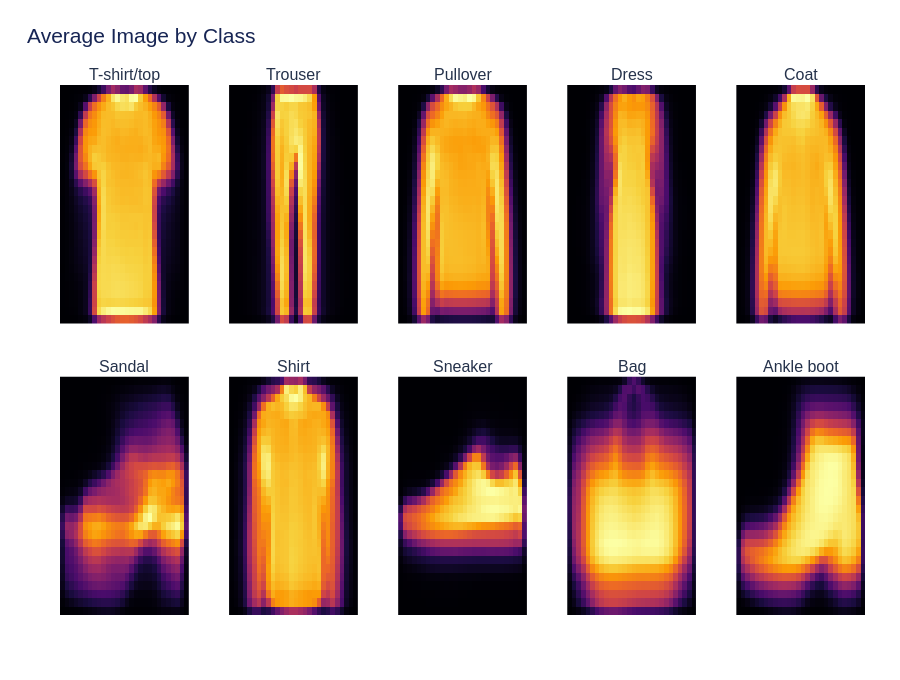

The notebook cell this image was saved under:
### Code cell
# Compare average silhouettes for all ten categories.
class_mean_images = {}
for class_id in CLASS_IDS:
    values = train_df.loc[train_df["label"] == class_id, PIXEL_COLUMNS].to_numpy(dtype=np.float32)
    class_mean_images[class_id] = values.mean(axis=0).reshape(28, 28)
fig = make_subplots(rows=2, cols=5, subplot_titles=[CLASS_NAMES[i] for i in CLASS_IDS],
                    vertical_spacing=0.10, horizontal_spacing=0.05)
for position, class_id in enumerate(CLASS_IDS):
    row, col = divmod(position, 5)
    fig.add_trace(go.Heatmap(z=class_mean_images[class_id], colorscale="Inferno",
                             showscale=False, hoverinfo="skip"), row=row + 1, col=col + 1)
    fig.update_xaxes(visible=False, row=row + 1, col=col + 1)
    fig.update_yaxes(visible=False, autorange="reversed", row=row + 1, col=col + 1)
save_plotly_figure(fig, "08_class_average_images", title="Average Image by Class", height=680, width=1400)

### Figure 1 — Plotly figure (JSON) as saved in the notebook; plotly's stock layout.template omitted (floating-point values rounded to 4 significant figures; data arrays with more than 128 entries replaced by an {"elided": "..."} marker saying what was removed)
{"data": [{"colorscale": [[0, "#000004"], [0.1111, "#1b0c41"], [0.2222, "#4a0c6b"], [0.3333, "#781c6d"], [0.4444, "#a52c60"], [0.5556, "#cf4446"], [0.6667, "#ed6925"], [0.7778, "#fb9b06"], [0.8889, "#f7d13d"], [1, "#fcffa4"]], "hoverinfo": "skip", "showscale": false, "type": "heatmap", "xaxis": "x", "yaxis": "y", "z": {"elided": "28x28 float values"}}, {"colorscale": [[0, "#000004"], [0.1111, "#1b0c41"], [0.2222, "#4a0c6b"], [0.3333, "#781c6d"], [0.4444, "#a52c60"], [0.5556, "#cf4446"], [0.6667, "#ed6925"], [0.7778, "#fb9b06"], [0.8889, "#f7d13d"], [1, "#fcffa4"]], "hoverinfo": "skip", "showscale": false, "type": "heatmap", "xaxis": "x2", "yaxis": "y2", "z": {"elided": "28x28 float values"}}, {"colorscale": [[0, "#000004"], [0.1111, "#1b0c41"], [0.2222, "#4a0c6b"], [0.3333, "#781c6d"], [0.4444, "#a52c60"], [0.5556, "#cf4446"], [0.6667, "#ed6925"], [0.7778, "#fb9b06"], [0.8889, "#f7d13d"], [1, "#fcffa4"]], "hoverinfo": "skip", "showscale": false, "type": "heatmap", "xaxis": "x3", "yaxis": "y3", "z": {"elided": "28x28 float values"}}, {"colorscale": [[0, "#000004"], [0.1111, "#1b0c41"], [0.2222, "#4a0c6b"], [0.3333, "#781c6d"], [0.4444, "#a52c60"], [0.5556, "#cf4446"], [0.6667, "#ed6925"], [0.7778, "#fb9b06"], [0.8889, "#f7d13d"], [1, "#fcffa4"]], "hoverinfo": "skip", "showscale": false, "type": "heatmap", "xaxis": "x4", "yaxis": "y4", "z": {"elided": "28x28 float values"}}, {"colorscale": [[0, "#000004"], [0.1111, "#1b0c41"], [0.2222, "#4a0c6b"], [0.3333, "#781c6d"], [0.4444, "#a52c60"], [0.5556, "#cf4446"], [0.6667, "#ed6925"], [0.7778, "#fb9b06"], [0.8889, "#f7d13d"], [1, "#fcffa4"]], "hoverinfo": "skip", "showscale": false, "type": "heatmap", "xaxis": "x5", "yaxis": "y5", "z": {"elided": "28x28 float values"}}, {"colorscale": [[0, "#000004"], [0.1111, "#1b0c41"], [0.2222, "#4a0c6b"], [0.3333, "#781c6d"], [0.4444, "#a52c60"], [0.5556, "#cf4446"], [0.6667, "#ed6925"], [0.7778, "#fb9b06"], [0.8889, "#f7d13d"], [1, "#fcffa4"]], "hoverinfo": "skip", "showscale": false, "type": "heatmap", "xaxis": "x6", "yaxis": "y6", "z": {"elided": "28x28 float values"}}, {"colorscale": [[0, "#000004"], [0.1111, "#1b0c41"], [0.2222, "#4a0c6b"], [0.3333, "#781c6d"], [0.4444, "#a52c60"], [0.5556, "#cf4446"], [0.6667, "#ed6925"], [0.7778, "#fb9b06"], [0.8889, "#f7d13d"], [1, "#fcffa4"]], "hoverinfo": "skip", "showscale": false, "type": "heatmap", "xaxis": "x7", "yaxis": "y7", "z": {"elided": "28x28 float values"}}, {"colorscale": [[0, "#000004"], [0.1111, "#1b0c41"], [0.2222, "#4a0c6b"], [0.3333, "#781c6d"], [0.4444, "#a52c60"], [0.5556, "#cf4446"], [0.6667, "#ed6925"], [0.7778, "#fb9b06"], [0.8889, "#f7d13d"], [1, "#fcffa4"]], "hoverinfo": "skip", "showscale": false, "type": "heatmap", "xaxis": "x8", "yaxis": "y8", "z": {"elided": "28x28 float values"}}, {"colorscale": [[0, "#000004"], [0.1111, "#1b0c41"], [0.2222, "#4a0c6b"], [0.3333, "#781c6d"], [0.4444, "#a52c60"], [0.5556, "#cf4446"], [0.6667, "#ed6925"], [0.7778, "#fb9b06"], [0.8889, "#f7d13d"], [1, "#fcffa4"]], "hoverinfo": "skip", "showscale": false, "type": "heatmap", "xaxis": "x9", "yaxis": "y9", "z": {"elided": "28x28 float values"}}, {"colorscale": [[0, "#000004"], [0.1111, "#1b0c41"], [0.2222, "#4a0c6b"], [0.3333, "#781c6d"], [0.4444, "#a52c60"], [0.5556, "#cf4446"], [0.6667, "#ed6925"], [0.7778, "#fb9b06"], [0.8889, "#f7d13d"], [1, "#fcffa4"]], "hoverinfo": "skip", "showscale": false, "type": "heatmap", "xaxis": "x10", "yaxis": "y10", "z": {"elided": "28x28 float values"}}], "layout": {"annotations": [{"font": {"size": 16}, "showarrow": false, "text": "T-shirt/top", "x": 0.08, "xanchor": "center", "xref": "paper", "y": 1, "yanchor": "bottom", "yref": "paper"}, {"font": {"size": 16}, "showarrow": false, "text": "Trouser", "x": 0.29, "xanchor": "center", "xref": "paper", "y": 1, "yanchor": "bottom", "yref": "paper"}, {"font": {"size": 16}, "showarrow": false, "text": "Pullover", "x": 0.5, "xanchor": "center", "xref": "paper", "y": 1, "yanchor": "bottom", "yref": "paper"}, {"font": {"size": 16}, "showarrow": false, "text": "Dress", "x": 0.71, "xanchor": "center", "xref": "paper", "y": 1, "yanchor": "bottom", "yref": "paper"}, {"font": {"size": 16}, "showarrow": false, "text": "Coat", "x": 0.92, "xanchor": "center", "xref": "paper", "y": 1, "yanchor": "bottom", "yref": "paper"}, {"font": {"size": 16}, "showarrow": false, "text": "Sandal", "x": 0.08, "xanchor": "center", "xref": "paper", "y": 0.45, "yanchor": "bottom", "yref": "paper"}, {"font": {"size": 16}, "showarrow": false, "text": "Shirt", "x": 0.29, "xanchor": "center", "xref": "paper", "y": 0.45, "yanchor": "bottom", "yref": "paper"}, {"font": {"size": 16}, "showarrow": false, "text": "Sneaker", "x": 0.5, "xanchor": "center", "xref": "paper", "y": 0.45, "yanchor": "bottom", "yref": "paper"}, {"font": {"size": 16}, "showarrow": false, "text": "Bag", "x": 0.71, "xanchor": "center", "xref": "paper", "y": 0.45, "yanchor": "bottom", "yref": "paper"}, {"font": {"size": 16}, "showarrow": false, "text": "Ankle boot", "x": 0.92, "xanchor": "center", "xref": "paper", "y": 0.45, "yanchor": "bottom", "yref": "paper"}], "colorway": ["#5B5FDE", "#00A6A6", "#F28E2B", "#E15759", "#59A14F", "#B07AA1", "#76B7B2", "#EDC948", "#4E79A7", "#FF9DA7"], "font": {"color": "#25324B", "family": "Arial, sans-serif", "size": 12}, "height": 680, "hoverlabel": {"bgcolor": "#172554", "font": {"color": "#FFFFFF"}}, "legend": {"bgcolor": "rgba(255,255,255,0.82)", "bordercolor": "#E5EAF3", "borderwidth": 1}, "margin": {"b": 65, "l": 60, "r": 35, "t": 85}, "paper_bgcolor": "#FFFFFF", "plot_bgcolor": "#F7F9FC", "title": {"font": {"color": "#172554", "size": 21}, "text": "Average Image by Class", "x": 0.03, "xanchor": "left"}, "xaxis": {"anchor": "y", "domain": [0, 0.16], "visible": false}, "xaxis10": {"anchor": "y10", "domain": [0.84, 1], "visible": false}, "xaxis2": {"anchor": "y2", "domain": [0.21, 0.37], "visible": false}, "xaxis3": {"anchor": "y3", "domain": [0.42, 0.58], "visible": false}, "xaxis4": {"anchor": "y4", "domain": [0.63, 0.79], "visible": false}, "xaxis5": {"anchor": "y5", "domain": [0.84, 1], "visible": false}, "xaxis6": {"anchor": "y6", "domain": [0, 0.16], "visible": false}, "xaxis7": {"anchor": "y7", "domain": [0.21, 0.37], "visible": false}, "xaxis8": {"anchor": "y8", "domain": [0.42, 0.58], "visible": false}, "xaxis9": {"anchor": "y9", "domain": [0.63, 0.79], "visible": false}, "yaxis": {"anchor": "x", "autorange": "reversed", "domain": [0.55, 1], "visible": false}, "yaxis10": {"anchor": "x10", "autorange": "reversed", "domain": [0, 0.45], "visible": false}, "yaxis2": {"anchor": "x2", "autorange": "reversed", "domain": [0.55, 1], "visible": false}, "yaxis3": {"anchor": "x3", "autorange": "reversed", "domain": [0.55, 1], "visible": false}, "yaxis4": {"anchor": "x4", "autorange": "reversed", "domain": [0.55, 1], "visible": false}, "yaxis5": {"anchor": "x5", "autorange": "reversed", "domain": [0.55, 1], "visible": false}, "yaxis6": {"anchor": "x6", "autorange": "reversed", "domain": [0, 0.45], "visible": false}, "yaxis7": {"anchor": "x7", "autorange": "reversed", "domain": [0, 0.45], "visible": false}, "yaxis8": {"anchor": "x8", "autorange": "reversed", "domain": [0, 0.45], "visible": false}, "yaxis9": {"anchor": "x9", "autorange": "reversed", "domain": [0, 0.45], "visible": false}}}
